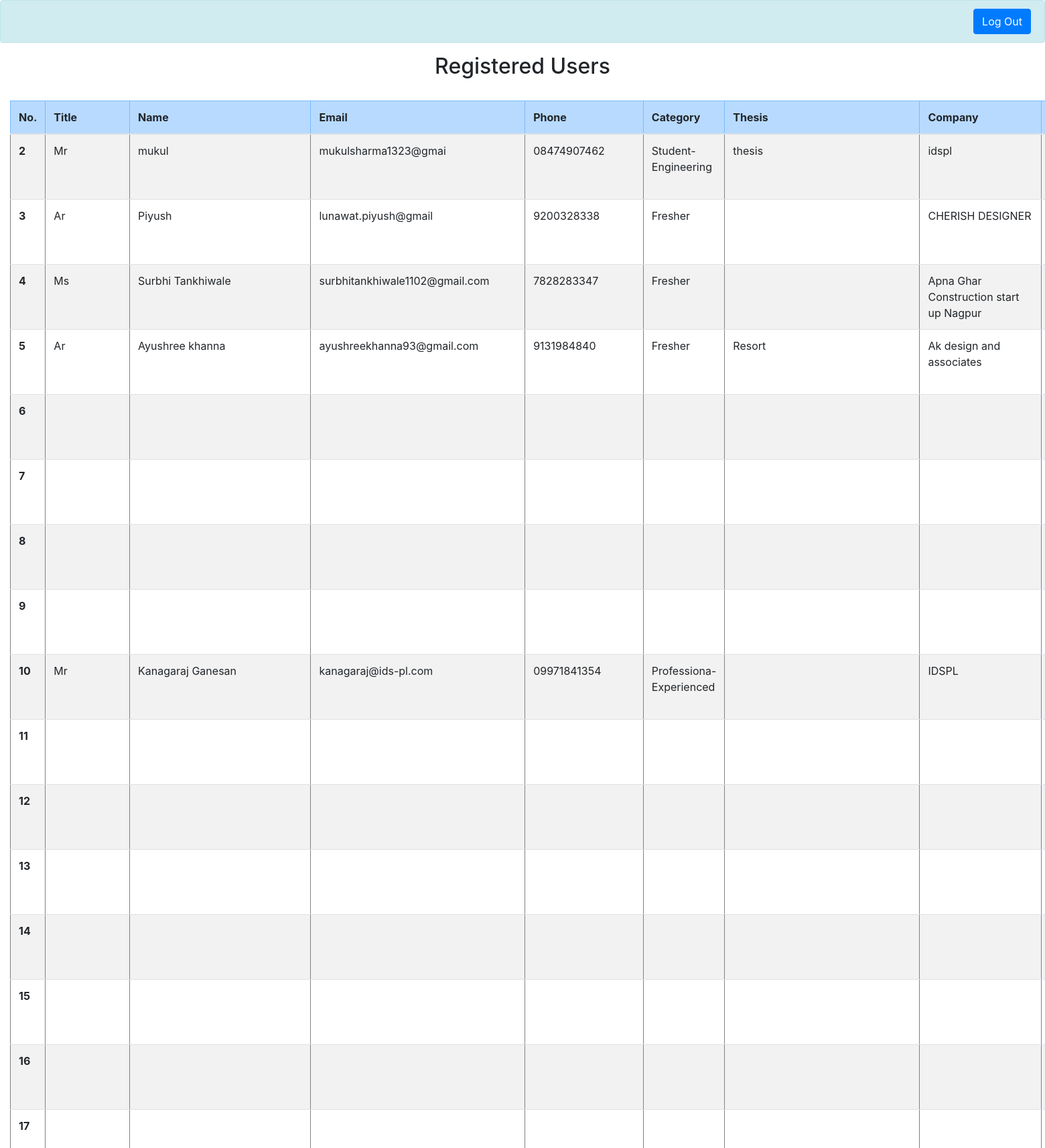
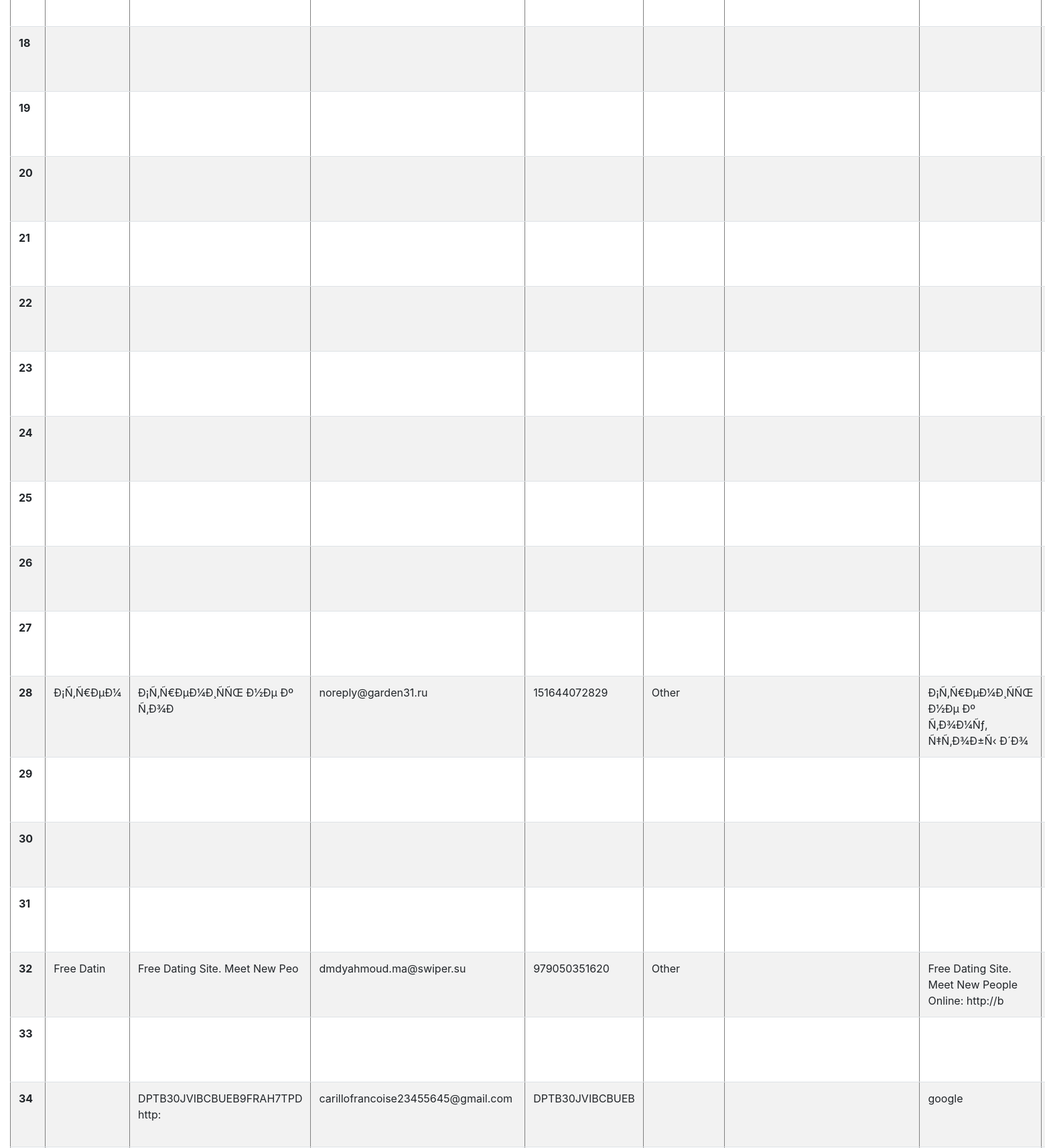
Screenshot of /idspladmin/data.php (signed in, upper part) with the database file from the repository (2 pictures, top to bottom).
### tables this page shows
CREATE TABLE `registration` (
  `id` int(6) UNSIGNED NOT NULL,
  `title` varchar(10) DEFAULT NULL,
  `name` varchar(30) NOT NULL,
  `email` varchar(50) DEFAULT NULL,
  `phone` varchar(15) DEFAULT NULL,
  `category` varchar(40) DEFAULT NULL,
  `thesis` varchar(40) DEFAULT NULL,
  `company` varchar(50) DEFAULT NULL,
  `designation` varchar(50) DEFAULT NULL,
  `reg_date` timestamp NOT NULL DEFAULT CURRENT_TIMESTAMP ON UPDATE CURRENT_TIMESTAMP
);

### idspladmin/data.php (the view, shortened to what this page needs)
<?php
$servername = "localhost";
$username = "idspldev";
$password = "idspldev1";
$dbname = "idspldb";
$conn = new mysqli($servername, $username, $password, $dbname);
?>
<!DOCTYPE html>
<html lang="en">
  <head>
    <link href="https://stackpath.bootstrapcdn.com/bootstrap/4.5.0/css/bootstrap.min.css" rel="stylesheet">
  </head>
  <body>
  	<div class="alert alert-info clearfix">
    <a href="logout.php" class="btn btn-primary btn-md float-right">Log Out</a>
</div>
  	<h2 style="text-align: center;" >Registered Users</h2>
  	<br>
  	<div class="container-fluid">
  		<table class="table table-striped" border width="100%">
  <thead>
    <tr class="table-primary">
      <th scope="col">No.</th>
      <th scope="col">Title</th>
      <th scope="col">Name</th>
      <th scope="col">Email</th>
      <th scope="col">Phone</th>
      <th scope="col">Category</th>
      <th scope="col">Thesis</th>
      <th scope="col">Company</th>
      <th scope="col">Designation</th>
    </tr>
  </thead>
  <tbody>
    <?php
    $sql = "SELECT id,title, name, email, phone, category, thesis, company, designation, reg_date FROM registration";
$result = $conn->query($sql);
if ($result->num_rows > 0) {
  while($row = $result->fetch_assoc()) {
    echo "<tr>
    <th scope='row'>" . $row["id"]. "</th>
    <td>" . $row["title"]. "</td>
    <td>" . $row["name"]. "</td>
    <td>" . $row["email"]. "</td>
    <td>" . $row["phone"]. "</td>
    <td>" . $row["category"]. "</td>
    <td>" . $row["thesis"]. "</td>
    <td>" . $row["company"]. "</td>
    <td>" . $row["designation"]. "</td>
    <td>" . $row["reg_date"]. "</td>
    </tr>";
  }
} else {
  echo "0 results";
}
     ?>
  </tbody>
</table>
  	</div>
  </body>
</html>

### rows the page displays
registration: id "2", title "Mr", name "mukul", email "mukulsharma1323@gmai", phone "08474907462", category "Student-Engineering", thesis "thesis", company "idspl"
registration: id "3", title "Ar", name "Piyush", email "lunawat.piyush@gmail", phone "9200328338", category "Fresher", company "CHERISH DESIGNER"
registration: id "4", title "Ms", name "Surbhi Tankhiwale", email "surbhitankhiwale1102@gmail.com", phone "7828283347", category "Fresher", company "Apna Ghar Construction start up Nagpur"
registration: id "5", title "Ar", name "Ayushree khanna", email "ayushreekhanna93@gmail.com", phone "9131984840", category "Fresher", thesis "Resort", company "Ak design and associates"
registration: id "6"
registration: id "7"
registration: id "8"
registration: id "9"
registration: id "10", title "Mr", name "Kanagaraj Ganesan", email "kanagaraj@ids-pl.com", phone "09971841354", category "Professiona-Experienced", company "IDSPL"
registration: id "11"
registration: id "12"
registration: id "13"
registration: id "14"
registration: id "15"
registration: id "16"
registration: id "17"
registration: id "18"
registration: id "19"
registration: id "20"
registration: id "21"
registration: id "22"
registration: id "23"
registration: id "24"
registration: id "25"
registration: id "26"
registration: id "27"
registration: id "28", title "Ð¡Ñ‚Ñ€ÐµÐ¼", name "Ð¡Ñ‚Ñ€ÐµÐ¼Ð¸ÑÑŒ Ð½Ðµ Ðº Ñ‚Ð¾Ð", email "noreply@garden31.ru", phone "151644072829", category "Other", company "Ð¡Ñ‚Ñ€ÐµÐ¼Ð¸ÑÑŒ Ð½Ðµ Ðº Ñ‚Ð¾Ð¼Ñƒ, Ñ‡Ñ‚Ð¾Ð±Ñ‹ Ð´Ð¾"
registration: id "29"
registration: id "30"
registration: id "31"
registration: id "32", title "Free Datin", name "Free Dating Site. Meet New Peo", email "dmdyahmoud.ma@swiper.su", phone "979050351620", category "Other", company "Free Dating Site. Meet New People Online: http://b"
registration: id "33"
registration: id "34", name "DPTB30JVIBCBUEB9FRAH7TPD http:", email "carillofrancoise23455645@gmail.com", phone "DPTB30JVIBCBUEB", company "google"
